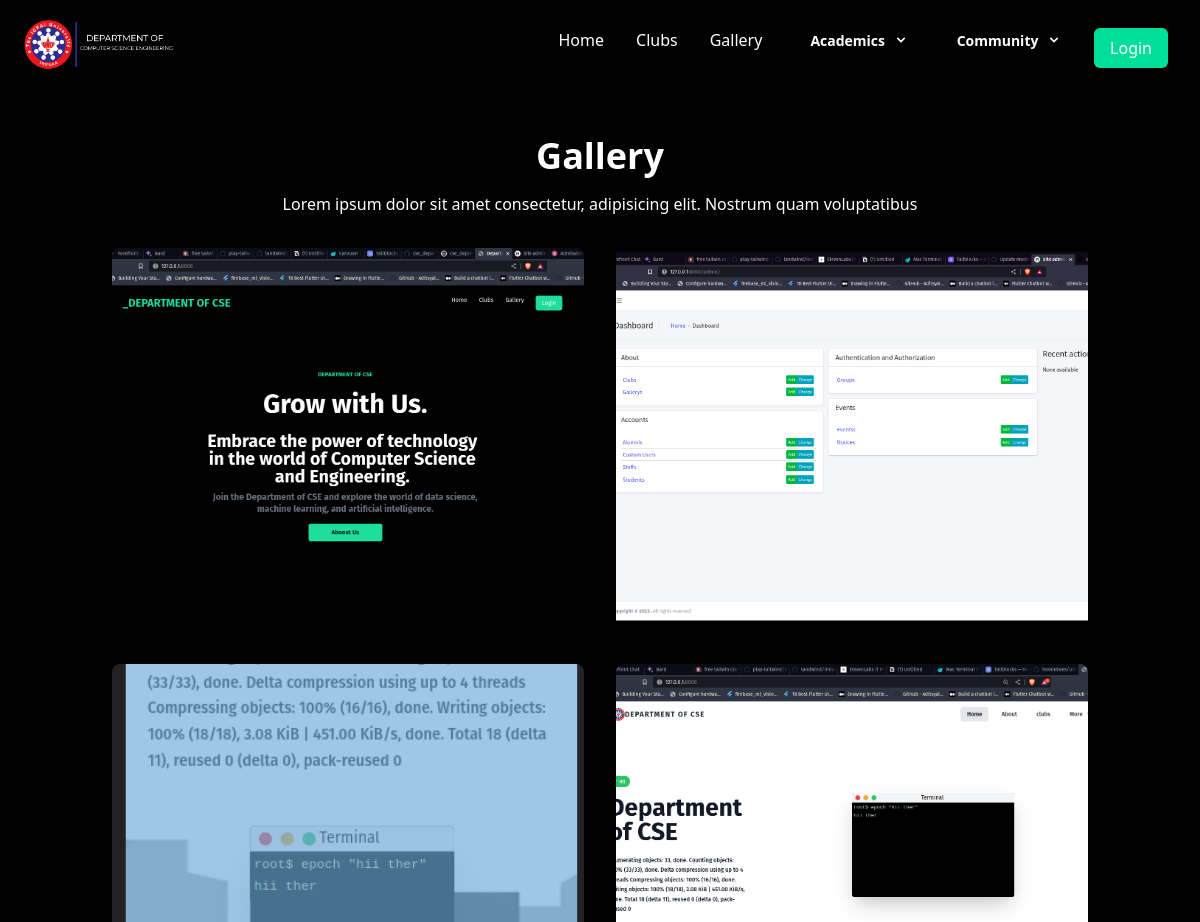
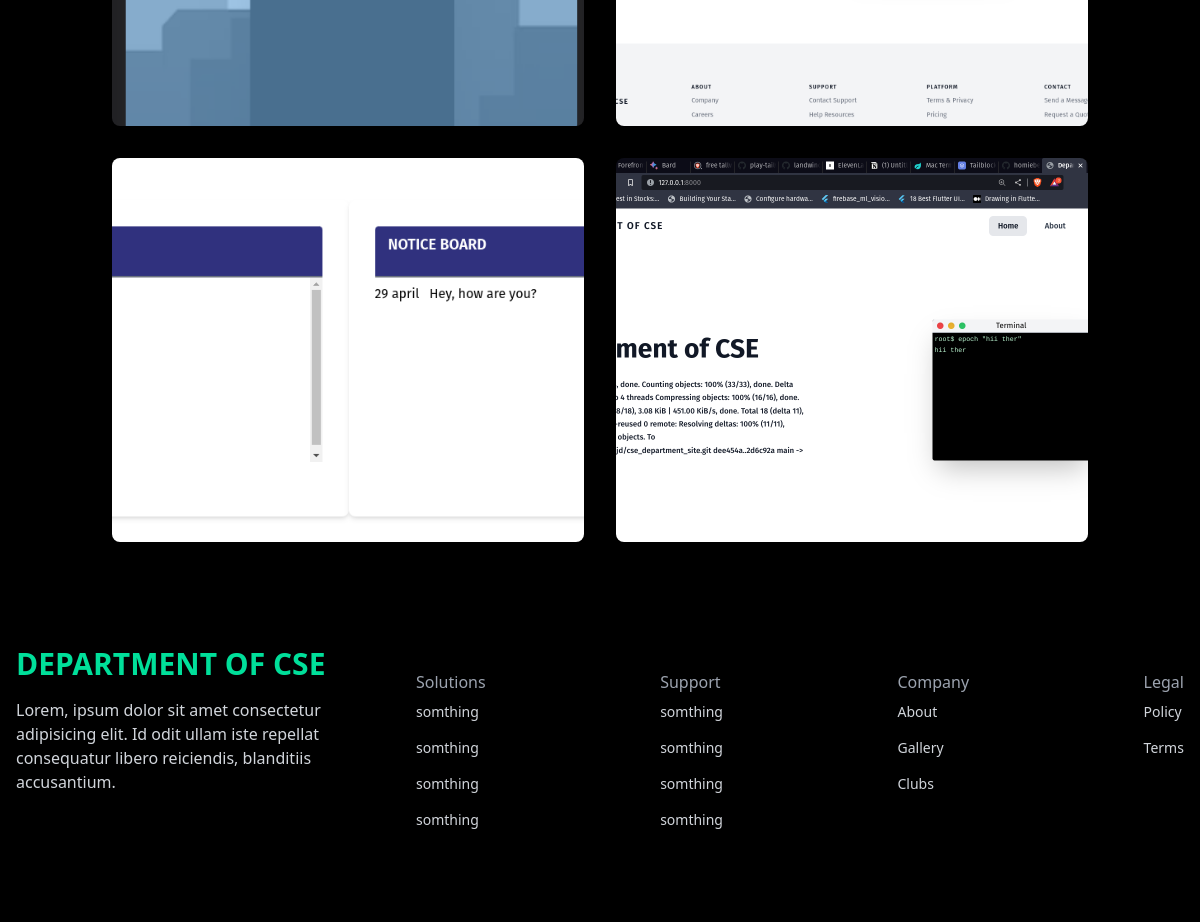
/about/gallery, run on an earlier commit of the app's database (2 pictures, top to bottom).
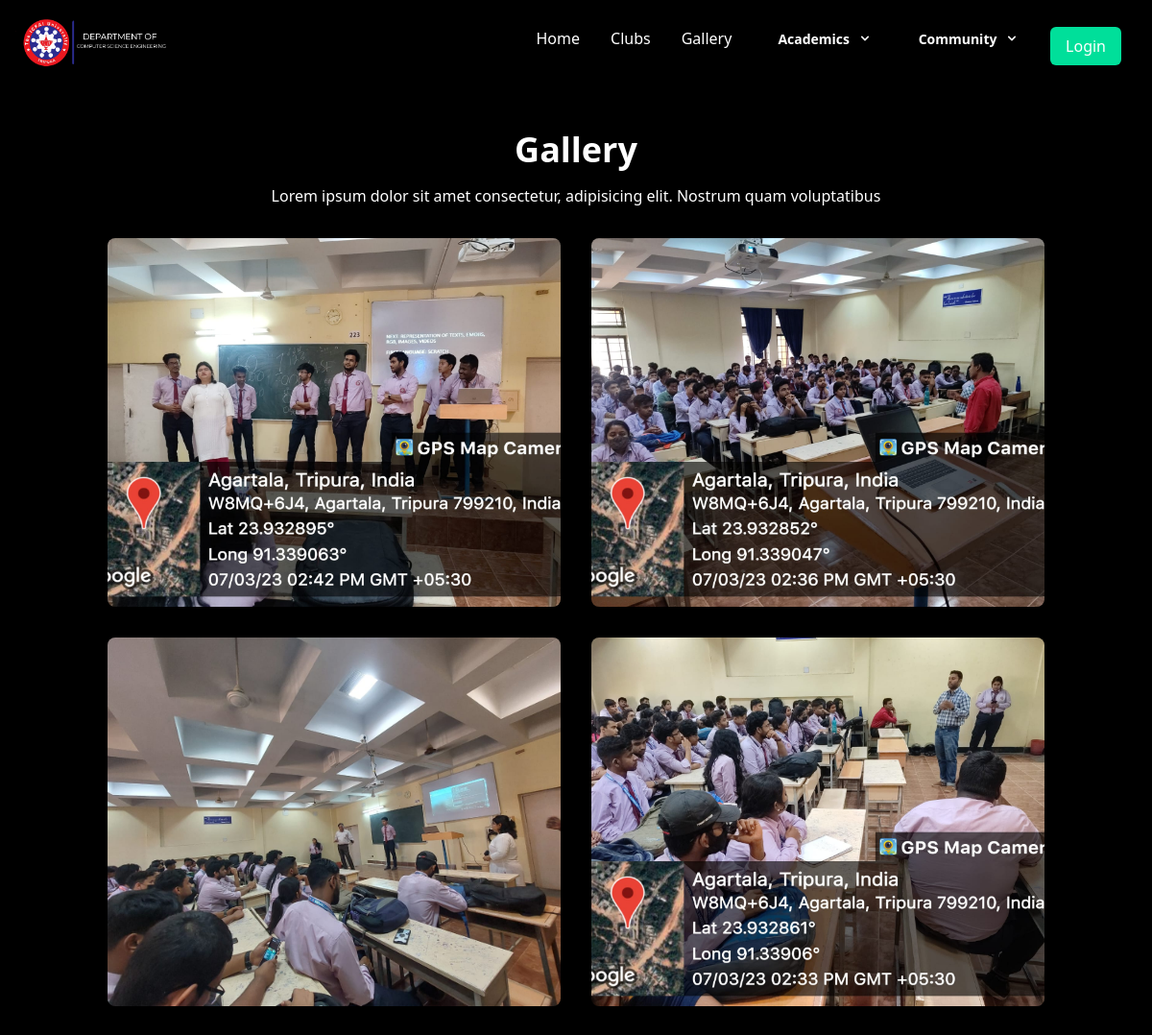
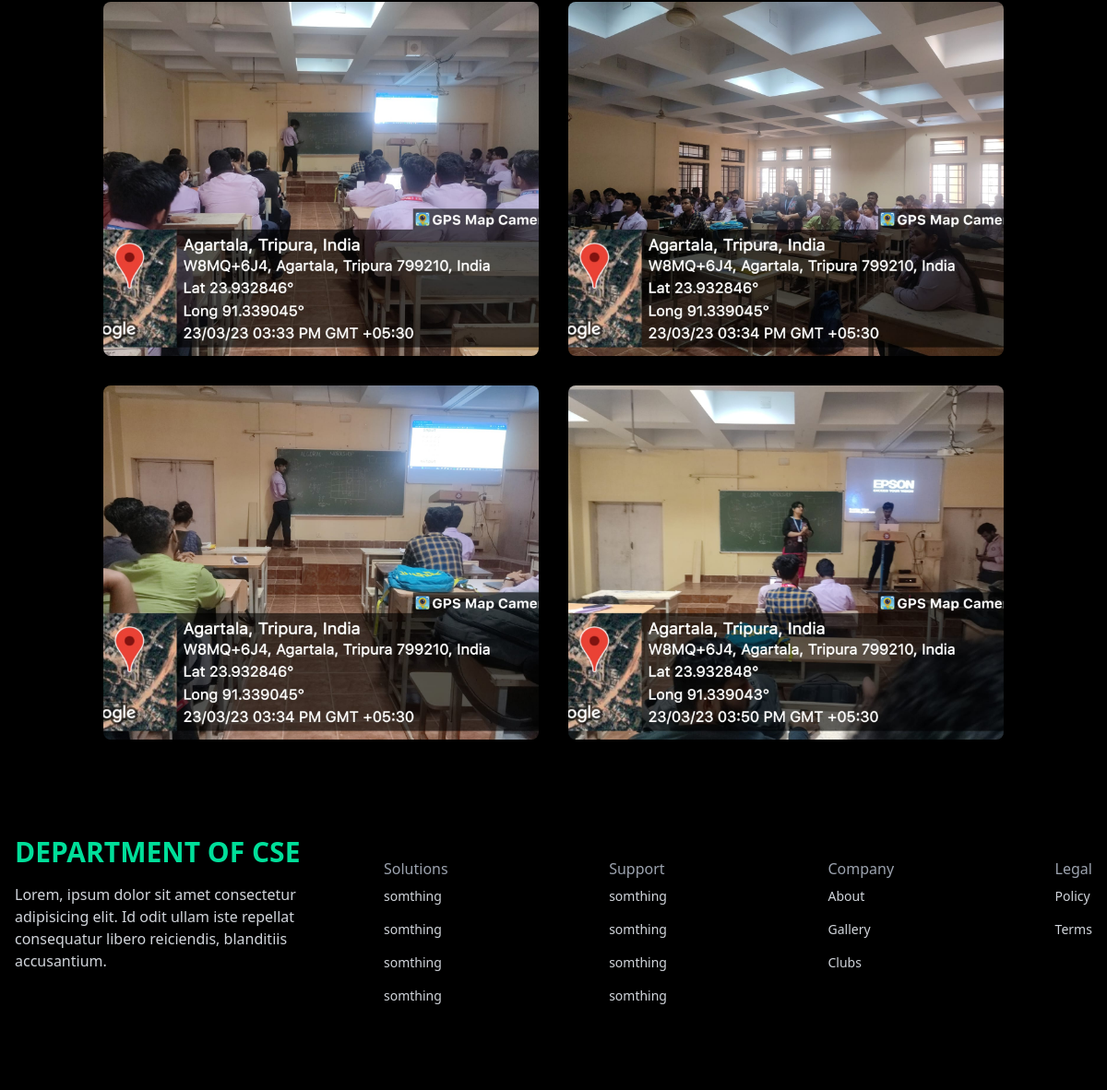
And on a later commit of the database (2 pictures, top to bottom).
### about/models.py (models this page shows, shortened)
class Gallery(models.Model):
    topic = models.CharField(max_length=255)
    slug = models.SlugField(blank=True, null=True)
    description = models.TextField(blank=True, null=True)
    image = models.ImageField(upload_to='upload/', blank=True)
    date_added = models.DateTimeField(auto_now_add=True)
    class Meta:
        ordering = ('date_added',)

### about/views.py (the view)
# urls.py: path('gallery', views.gallery_images, name = 'gallery'),
def gallery_images(request):
    images = Gallery.objects.all()
    context = {'images': images}
    return render(request, 'screens/gallery.html', context)

### templates/screens/gallery.html
{% extends 'base.html' %}
{% load static %}
{% block content %}
<section class="bg-black">
    <div class="container mx-auto px-6 py-10 animate-fade-in">
        <h1 class="text-center text-3xl font-semibold capitalize text-white lg:text-4xl">Gallery</h1>
        <p class="mt-4 text-center text-white">Lorem ipsum dolor sit amet consectetur, adipisicing elit. Nostrum quam voluptatibus</p>
        <div class="mt-8 grid grid-cols-1 gap-8 md:grid-cols-2 xl:mt-12 xl:grid-cols-3 xl:gap-12">
            {% for image in images %}
                <div class="shadow-white overflow-hidden">
                    <img class="h-96 w-full rounded-lg object-cover transition duration-300 transform hover:scale-105" src="{{ image.image.url }}" alt="" />
                </div>
            {% endfor %}
        </div>
    </div>
</section>
{% endblock content %}

### templates/base.html (shortened to what this page needs)
{% load tailwind_tags %}
<!DOCTYPE html>
{% load static %}
<html lang="en">
  <head>
    {% tailwind_css %}
  </head>
  <body>
    {% include 'components/nav.html' %}
    {% block content %}
    {% endblock content %}
    {% include 'components/footer.html' %}
  </body>
</html>

### templates/components/nav.html (shortened to what this page needs)
{% load static %}
<nav style="background-color: black">
  <div
    class="flex justify-between items-center h-24 max-w-[1240px] mx-auto px-4 text-white"
  >
    <a href="{% url 'home' %}"
      ><img
        src="{% static 'images/logo-icfai final11.png' %}"
        alt="Logo"
        class="w-40 h-50"
    /></a>
    <ul class="nav-links md:flex">
      <a href="{% url 'home' %}"><li class="p-4">Home</li></a>
      <a href="{% url 'home' %}#clubs"><li class="p-4">Clubs</li></a>
      <a href="{% url 'gallery' %}"><li class="p-4">Gallery</li></a>
      <li class="p-4 dropdown" x-data="{ open: false }">
        <button
          @click="open = !open"
          class="flex flex-row items-center w-full text-sm font-semibold text-left bg-transparent rounded-lg dark-mode:bg-transparent dark-mode:focus:text-white dark-mode:hover:text-white dark-mode:focus:bg-gray-600 dark-mode:hover:bg-gray-600 md:w-auto md:inline md:mt-0 md:ml-4 hover:text-gray-900 focus:text-gray-900 hover:bg-gray-200 focus:bg-gray-200 focus:outline-none focus:shadow-outline"
        >
          <span>Academics</span>
        </button>
      </li>
      <li class="p-4 dropdown" x-data="{ open: false }">
        <button
          @click="open = !open"
          class="flex flex-row items-center w-full text-sm font-semibold text-left bg-transparent rounded-lg dark-mode:bg-transparent dark-mode:focus:text-white dark-mode:hover:text-white dark-mode:focus:bg-gray-600 dark-mode:hover:bg-gray-600 md:w-auto md:inline md:mt-0 md:ml-4 hover:text-gray-900 focus:text-gray-900 hover:bg-gray-200 focus:bg-gray-200 focus:outline-none focus:shadow-outline"
        >
          <span>Community</span>
        </button>
      </li>
      <li class="p-4">
        {% if request.user.is_authenticated %}
        <a href="{% url 'logout' %}"
          ><button class="text-white bg-[#00df9a] py-2 px-4 rounded-md">
            Logout
          </button></a
        >
        {% else %}
        <a href="{% url 'login' %}"
          ><button class="text-white bg-[#00df9a] py-2 px-4 rounded-md">
            Login
          </button></a
        >
        {% endif %}
      </li>
    </ul>
  </div>
</nav>

### templates/components/footer.html (shortened to what this page needs)
{% load static %}
<footer style="background-color: black;">
    <div class='max-w-[1240px] mx-auto py-16 px-4 grid lg:grid-cols-3 gap-8 text-gray-300'>
      <div>
        <h1 class='w-full text-3xl font-bold text-[#00df9a]'>DEPARTMENT OF CSE</h1>
        <p class='py-4'>Lorem, ipsum dolor sit amet consectetur adipisicing elit. Id odit ullam iste repellat consequatur libero reiciendis, blanditiis accusantium.</p>
      </div>
      <div class='lg:col-span-2 flex justify-between mt-6'>
        <div>
          <h6 class='font-medium text-gray-400'>Solutions</h6>
          <ul>
            <li class='py-2 text-sm'>somthing</li>
            <li class='py-2 text-sm'>somthing</li>
            <li class='py-2 text-sm'>somthing</li>
            <li class='py-2 text-sm'>somthing</li>
          </ul>
        </div>
        <div>
          <h6 class='font-medium text-gray-400'>Support</h6>
          <ul>
            <li class='py-2 text-sm'>somthing</li>
            <li class='py-2 text-sm'>somthing</li>
            <li class='py-2 text-sm'>somthing</li>
            <li class='py-2 text-sm'>somthing</li>
          </ul>
        </div>
        <div>
          <h6 class='font-medium text-gray-400'>Company</h6>
          <ul>
            <a href="{% url 'About' %}"><li class='py-2 text-sm'>About</li></a>
            <a href="{% url 'gallery' %}"><li class='py-2 text-sm'>Gallery</li></a>
            <a href="{% url 'home' %}#clubs"><li class='py-2 text-sm'>Clubs</li></a>
          </ul>
        </div>
        <div>
          <h6 class='font-medium text-gray-400'>Legal</h6>
          <ul>
            <li class='py-2 text-sm'>Policy</li>
            <li class='py-2 text-sm'>Terms</li>
          </ul>
        </div>
      </div>
    </div>
  </footer>

### templates/components/nav.html (style rules this page uses)
.nav-links { display: none; }
@media (min-width: 768px) { .nav-links { display: flex; } }
.dropdown { position: relative; }

What changed in the data, as far as the page shows it:
changed Gallery (number 1 of 8 on the later page): image: a different picture
changed Gallery (number 2 of 8 on the later page): image: a different picture
changed Gallery (number 3 of 8 on the later page): image: a different picture
changed Gallery (number 4 of 8 on the later page): image: a different picture
changed Gallery (number 5 of 8 on the later page): image: a different picture
changed Gallery (number 6 of 8 on the later page): image: a different picture
added Gallery: image (picture)
added Gallery: image (picture)
